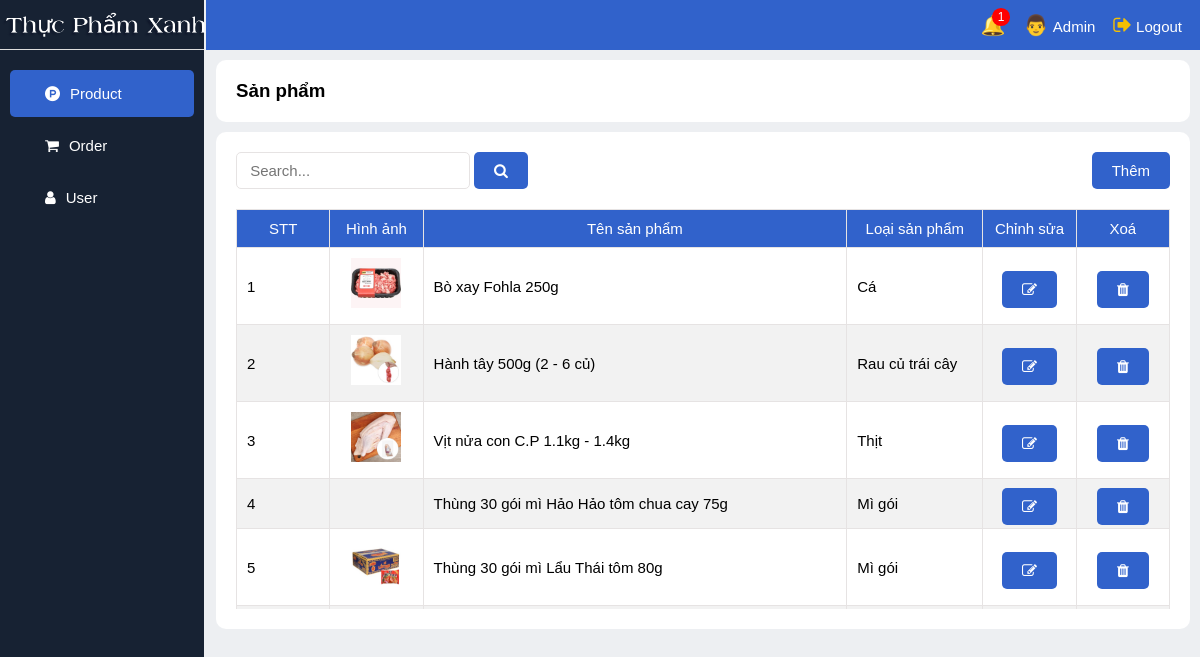
The page /admin_product/ on the database its author committed.
### app_web/models.py (models this page shows)
class Product(models.Model):
    PRODUCT_TYPE_CHOICES = (
        ('fish', 'Cá'),
        ('meat', 'Thịt'),
        ('vegetable', 'Rau củ trái cây'),
        ('milk', 'Sữa'),
        ('drink', 'Đồ uống'),
        ('noodel', 'Mì gói'),
        ('snack', 'Bánh kẹo'),
        ('misc', 'Khác')
    )
    name = models.CharField(max_length=255)
    price = models.DecimalField(max_digits=10, decimal_places=0)
    description = models.TextField()
    image = models.ImageField(upload_to='products/')
    type = models.CharField(max_length=255, choices=PRODUCT_TYPE_CHOICES , default='null')
    is_delete = models.BooleanField(default=False)

### app_web/views.py (the view)
# urls.py: path('admin_product/', views.admin_product, name='admin_product'),
def admin_product(request):
    products = Product.objects.filter(is_delete=False)
    count = Order.objects.filter(status='pending').count()
    context = {
        'products': products,
        'count': count
    }
    return render(request, 'admin_product.html', context)

### app_web/templates/admin_product.html (shortened to what this page needs)
{% extends 'admin_base.html' %}
{% load static %}
{% block link_css%}
<link rel="stylesheet" href="{% static 'css/admin_product.css' %}">
{% endblock %}
{% block content %}
<div class="title"><h3>Sản phẩm</h3></div>
    <div class="content">
        <div class="container-option">
            <form action="{% url 'search_product_admin' %}" method="get">
                <input type="text" name="text-search" placeholder=" Search...">
                <button type="submit"><i class="fa fa-search"></i></button>
            </form>
            <button id="button-add">Thêm</button>
        </div>
        <div class="table">
            <table>
                <thead>
                    <tr>
                        <th>STT</th>
                        <th>Hình ảnh</th>
                        <th>Tên sản phẩm</th>
                        <th>Loại sản phẩm</th>
                        <th>Chỉnh sửa</th>
                        <th>Xoá</th>
                    </tr>
                </thead>
                <tbody>
                    {% for product in products %}
                        <tr>
                            <td>{{ forloop.counter }}</td>
                            <td><img src="{{ product.image.url }}" alt=""></td>
                            <td>{{ product.name }}</td>
                            <td>{{product.get_type_display}}</td>
                            <td><a onclick="getInforUpdate({{ product.id }})"><i class="fa fa-pencil-square-o"></i></a></td>
                            <td><a href="/admin_product/delete/{{product.id}}/"><i class="fa fa-trash"></i></a></td>
                        </tr>
                    {% endfor %}
                </tbody>
            </table>
        </div>
    </div>
{% endblock %}

### app_web/static/css/admin_base.css (style rules this page uses)
* { margin: 0; padding: 0; box-sizing: border-box; }
body { display: flex; height: calc(100vh); background-color: rgba(213, 219, 226, 0.418); font-family: 'helvetica', Arial, sans-serif; }
.table { scrollbar-color: #888 #f1f1f1; scrollbar-width: thin; }

### app_web/static/css/admin_product.css (style rules this page uses)
.content-section .title { margin: 10px 10px 10px 10px; padding: 20px; background-color: white; border-radius: 10px; }
.content-section .content { margin: 10px 10px 10px 10px; padding: 20px; background-color: white; border-radius: 10px; }
.content-section .content .container-option { display: flex; justify-content: space-between; margin-bottom: 20px; }
.content-section .content .container-option form { min-width: 50%; }
.content-section .content .container-option input[type="text"] { min-width: 50%; padding: 9px; border: 1px solid rgb(230, 227, 227); border-radius: 5px; font-size: 15px; }
.content-section .content button { background-color: rgb(49, 98, 203); color: #fff; border: none; border-radius: 5px; padding: 10px 20px; font-size: 15px; cursor: pointer; }
table, th, td { border: 1px solid rgb(230, 227, 227); border-collapse:collapse; padding: 10px; }
.table { display: block; width: 100%; height: 400px; overflow-y: auto; }
table { width: 100%; }
table thead th { position: sticky; top: 0; }
th { background-color: rgb(49, 98, 203); color: white; font-size: 15px; font-weight: 500; }
td { font-size: 15px; font-weight: 100; }
td img { height: 50px; }
td:first-child { width: 10%; }
td:last-child, td:nth-last-child(2), td:nth-child(2) { text-align: center; font-size: 25px; width: 10%; }
td:last-child a, td:nth-last-child(2) a { background-color: rgb(49, 98, 203); color: #fff; border: none; border-radius: 5px; padding: 10px 20px; font-size: 15px; cursor: pointer; }
tr:nth-child(even) { background-color: #f2f2f2; }

### rows shown on the page
Product: image (picture), name "Bò xay Fohla 250g", type "Cá"
Product: image (picture), name "Hành tây 500g (2 - 6 củ)", type "Rau củ trái cây"
Product: image (picture), name "Vịt nửa con C.P 1.1kg - 1.4kg", type "Thịt"
Product: name "Thùng 30 gói mì Hảo Hảo tôm chua cay 75g", type "Mì gói"
Product: image (picture), name "Thùng 30 gói mì Lẩu Thái tôm 80g", type "Mì gói"

### other values the page prints
{{ count }} "1"
